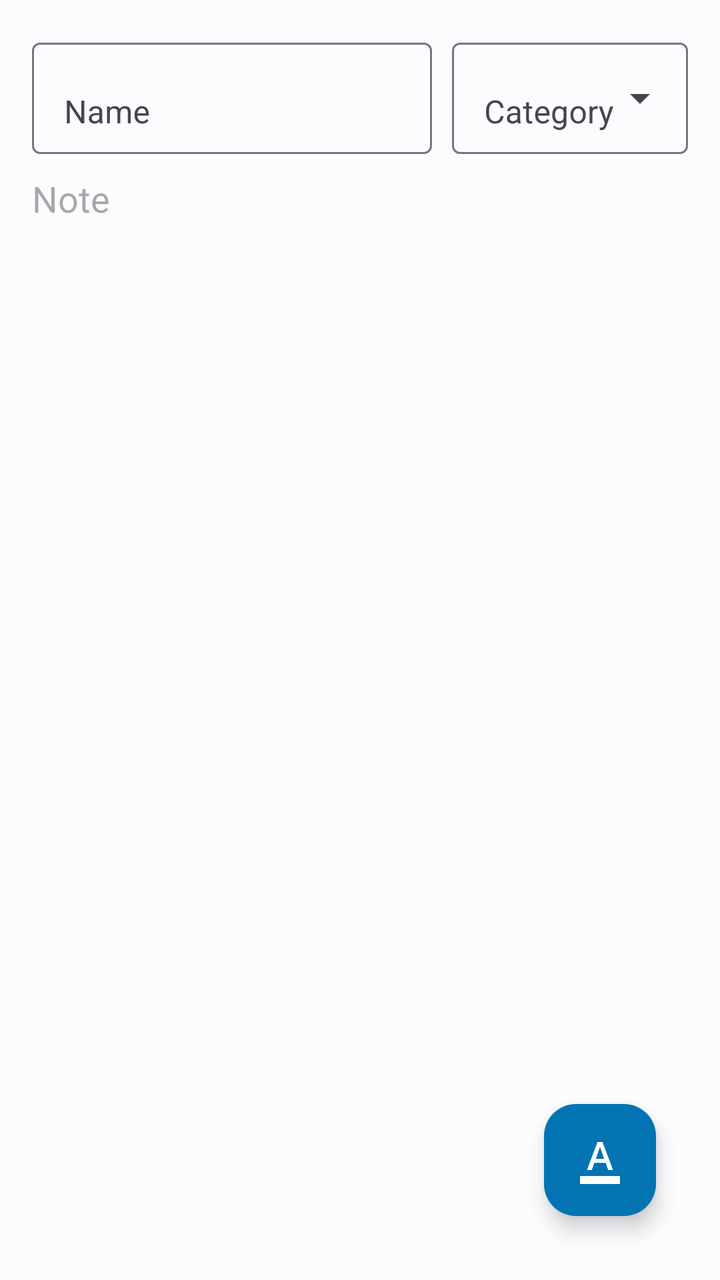
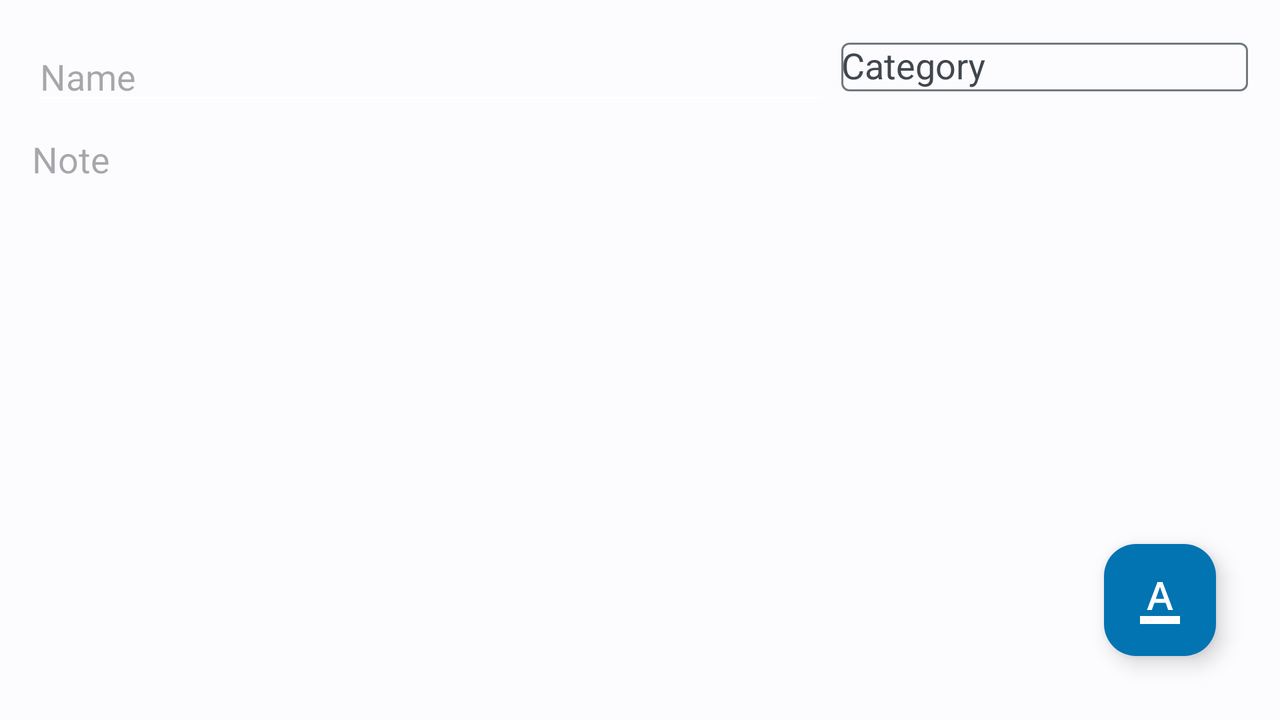

One screen, two layout resources from the same app: the default and the repository's alternative for another configuration. Each is rendered where Android would select it; the XML of both is given below.
<!-- AndroidManifest.xml: application theme AppTheme -->
<!-- res/layout/activity_text_note.xml -->
<?xml version="1.0" encoding="utf-8"?>
<androidx.coordinatorlayout.widget.CoordinatorLayout xmlns:android="http://schemas.android.com/apk/res/android"
    xmlns:tools="http://schemas.android.com/tools"

    android:layout_width="match_parent"
    android:layout_height="match_parent"
    android:orientation="vertical"
    android:paddingBottom="@dimen/activity_vertical_margin"
    android:paddingLeft="@dimen/activity_horizontal_margin"
    android:paddingRight="@dimen/activity_horizontal_margin"
    android:paddingTop="@dimen/activity_vertical_margin"
    tools:context=".ui.notes.TextNoteActivity">

    <LinearLayout
        android:layout_width="match_parent"
        android:layout_height="match_parent"
        android:orientation="vertical">

        <include layout="@layout/note_header" />

            <EditText
                android:layout_width="match_parent"
                android:layout_height="match_parent"
                android:inputType="textMultiLine|textCapSentences"
                android:scrollbars="vertical"
                android:gravity="top"
                android:id="@+id/etContent"
                android:background="@android:color/transparent"
                android:autoLink="all"
                android:hint="@string/hint_note"
                android:layout_marginTop="10dp"
                android:layout_marginBottom="10dp"/>
    </LinearLayout>

    <include layout="@layout/text_note_fab"/>

</androidx.coordinatorlayout.widget.CoordinatorLayout>
<!-- res/layout/note_header.xml (included above) -->
<?xml version="1.0" encoding="utf-8"?>
<LinearLayout
    xmlns:android="http://schemas.android.com/apk/res/android"
    android:layout_width="match_parent"
    android:layout_height="wrap_content"
    android:orientation="horizontal"
    android:weightSum="1">

    <com.google.android.material.textfield.TextInputLayout
        android:layout_width="wrap_content"
        android:layout_height="wrap_content"
        android:layout_weight="0.7"
        android:layout_gravity="center"
        android:layout_marginEnd="10dp"
        android:hint="@string/hint_name"
        android:theme="@style/AppTheme.NoteHeader.Title">
        <com.google.android.material.textfield.TextInputEditText
            android:id="@+id/etName"
            android:layout_width="match_parent"
            android:layout_height="wrap_content"
            android:inputType="textCapSentences"
            android:singleLine="true" />
    </com.google.android.material.textfield.TextInputLayout>

    <com.google.android.material.textfield.TextInputLayout
        android:id="@+id/tilCategory"
        android:layout_width="wrap_content"
        android:layout_height="match_parent"
        android:hint="@string/action_category"
        android:layout_weight="0.3"
        android:theme="@style/AppTheme.NoteHeader.Category">
        <com.google.android.material.textfield.MaterialAutoCompleteTextView
            android:id="@+id/spinner_category"
            android:layout_width="match_parent"
            android:layout_height="match_parent"
            android:inputType="none"
            android:singleLine="true"
            android:textColor="?attr/editTextColor"
            android:scrollbars="vertical" />
    </com.google.android.material.textfield.TextInputLayout>

</LinearLayout>
<!-- res/layout/text_note_fab.xml (included above) -->
<?xml version="1.0" encoding="utf-8"?>
<androidx.coordinatorlayout.widget.CoordinatorLayout
    xmlns:android="http://schemas.android.com/apk/res/android"
    xmlns:app="http://schemas.android.com/apk/res-auto"

    android:layout_width="wrap_content"
    android:layout_height="wrap_content"
    android:layout_gravity="bottom|end"
    android:padding="@dimen/fab_margin"
    android:orientation="vertical"
    android:clipChildren="false"
    android:clipToPadding="false">

    <com.google.android.material.circularreveal.CircularRevealLinearLayout
        android:layout_width="wrap_content"
        android:layout_height="wrap_content"
        android:layout_gravity="center"
        android:layout_centerHorizontal="true"
        android:visibility="invisible"
        android:background="@android:color/transparent"
        android:layout_marginBottom="@dimen/fab_size_normal"
        app:layout_behavior="@string/fab_transformation_scrim_behavior">

        <LinearLayout
            android:id="@+id/fab_menu_wrapper"
            android:layout_width="wrap_content"
            android:layout_height="wrap_content"
            android:orientation="vertical">

            <com.google.android.material.floatingactionbutton.FloatingActionButton
                android:id="@+id/btn_bold"
                android:layout_width="wrap_content"
                android:layout_height="wrap_content"
                android:layout_gravity="center_horizontal"
                android:src="@drawable/ic_baseline_format_bold_24"
                android:text="@string/action_bold"
                android:textSize="24sp"
                android:textStyle="bold"
                app:tint="@color/white"
                app:backgroundTint="@color/colorAccent"
                app:fabSize="mini" />
            <com.google.android.material.floatingactionbutton.FloatingActionButton
                android:id="@+id/btn_italics"
                android:layout_width="wrap_content"
                android:layout_height="wrap_content"
                android:layout_gravity="center_horizontal"
                android:src="@drawable/ic_baseline_format_italic_24"
                android:text="@string/action_italics"
                android:textSize="24sp"
                android:textStyle="italic"
                app:tint="@color/white"
                app:backgroundTint="@color/colorAccent"
                app:fabSize="mini" />
            <com.google.android.material.floatingactionbutton.FloatingActionButton
                android:id="@+id/btn_underline"
                android:layout_width="wrap_content"
                android:layout_height="wrap_content"
                android:layout_gravity="center_horizontal"
                android:src="@drawable/ic_baseline_format_underlined_24"
                android:text="@string/action_underline"
                android:textSize="24sp"
                app:tint="@color/white"
                app:backgroundTint="@color/colorAccent"
                app:fabSize="mini" />

        </LinearLayout>
    </com.google.android.material.circularreveal.CircularRevealLinearLayout>

    <com.google.android.material.floatingactionbutton.FloatingActionButton
        android:id="@+id/fab_menu"
        android:layout_width="wrap_content"
        android:layout_height="wrap_content"
        android:layout_gravity="bottom|end"
        android:src="@drawable/ic_baseline_format_color_text_24"
        android:contentDescription="@string/text_note_fab_menu_desc"
        app:tint="@color/white"
        app:backgroundTint="@color/colorAccent"
        app:borderWidth="0dp" />
</androidx.coordinatorlayout.widget.CoordinatorLayout>
<!-- resources referenced by this layout -->
<resources>
  <color name="colorAccent">#0274B2</color>
  <color name="white">#ffffff</color>
  <dimen name="activity_horizontal_margin">16dp</dimen>
  <dimen name="activity_vertical_margin">16dp</dimen>
  <dimen name="fab_margin">16dp</dimen>
  <string name="action_bold">B</string>
  <string name="action_category">Category</string>
  <string name="action_italics">I</string>
  <string name="action_underline"><u>U</u></string>
  <string name="hint_name">Name</string>
  <string name="hint_note">Note</string>
  <string name="text_note_fab_menu_desc">Formatting</string>
  <style name="AppTheme.NoteHeader.Category" parent="Widget.MaterialComponents.TextInputLayout.FilledBox.ExposedDropdownMenu" />
  <style name="AppTheme.NoteHeader.Title" parent="Widget.MaterialComponents.TextInputLayout.FilledBox" />
  <color name="colorPrimaryDark">#024265</color>
  <color name="colorSurface">#FFFFFF</color>
  <color name="colorBackground">#FFFFFF</color>
  <color name="colorBackgroundDark">#050a0f</color>
  <color name="seed">#024265</color>
  <color name="md_theme_light_onPrimary">#FFFFFF</color>
  <color name="md_theme_light_primaryContainer">#CCE5FF</color>
  <color name="md_theme_light_onPrimaryContainer">#001E31</color>
  <color name="md_theme_light_secondary">#006399</color>
  <color name="md_theme_light_onSecondary">#FFFFFF</color>
  <color name="md_theme_light_secondaryContainer">#CDE5FF</color>
  <color name="md_theme_light_onSecondaryContainer">#001D32</color>
  <color name="md_theme_light_tertiary">#006B56</color>
  <color name="md_theme_light_onTertiary">#FFFFFF</color>
  <color name="md_theme_light_tertiaryContainer">#7EF8D5</color>
  <color name="md_theme_light_onTertiaryContainer">#002018</color>
  <color name="md_theme_light_error">#BA1A1A</color>
  <color name="md_theme_light_errorContainer">#FFDAD6</color>
  <color name="md_theme_light_onError">#FFFFFF</color>
  <color name="md_theme_light_onErrorContainer">#410002</color>
  <color name="md_theme_light_background">#FCFCFF</color>
  <color name="md_theme_light_onBackground">#1A1C1E</color>
  <color name="md_theme_light_surface">#FCFCFF</color>
  <color name="md_theme_light_onSurface">#1A1C1E</color>
  <color name="md_theme_light_surfaceVariant">#DEE3EB</color>
  <color name="md_theme_light_onSurfaceVariant">#42474E</color>
  <color name="md_theme_light_outline">#72787E</color>
  <color name="md_theme_light_inverseOnSurface">#F0F0F4</color>
  <color name="md_theme_light_inverseSurface">#2F3133</color>
  <color name="md_theme_light_inversePrimary">#91CDFF</color>
  <color name="black">#000000</color>
  <color name="colorSecuso">#024265</color>
  <style name="AppTheme.ActionBar" parent="Widget.Material3.Toolbar">
          <item name="android:background">@color/colorSecuso</item>
          <item name="navigationIconTint">@color/white</item>
          <item name="titleTextColor">@color/white</item>
          <item name="subtitleTextColor">@color/white</item>
      </style>
  <style name="AppTheme.PopupOverlay.DialogAlert" parent="@style/SimpleDialogTheme.Material3">
          <item name="colorControlNormal">@color/colorSecuso</item>
      </style>
  <style name="ThemeOverlay.App.Preference" parent="PreferenceThemeOverlay">
          <item name="switchPreferenceCompatStyle">@style/PreferenceMaterialSwitch</item>
      </style>
  <style name="AppTheme.ActionBar.OverflowMenu" parent="Widget.Material3.Toolbar">
          <item name="android:src">@drawable/baseline_more_vert_white</item>
          <item name="android:paddingEnd">10dp</item>
      </style>
  <style name="PreferenceMaterialSwitch" parent="@style/Preference.SwitchPreferenceCompat.Material">
          <item name="widgetLayout">@layout/preference_switch</item>
      </style>
  <!-- some entries are left out for length -->
</resources>
<!-- res/layout-land/activity_text_note.xml (the repository's variant of the layout above) -->
<!-- drawn on the phone turned sideways -->
<?xml version="1.0" encoding="utf-8"?>
<androidx.coordinatorlayout.widget.CoordinatorLayout
    xmlns:android="http://schemas.android.com/apk/res/android"
    xmlns:tools="http://schemas.android.com/tools"
    xmlns:fab="http://schemas.android.com/apk/res-auto"
    android:layout_width="match_parent"
    android:layout_height="match_parent"
    android:orientation="vertical"
    android:paddingBottom="@dimen/activity_vertical_margin"
    android:paddingLeft="@dimen/activity_horizontal_margin"
    android:paddingRight="@dimen/activity_horizontal_margin"
    android:paddingTop="@dimen/activity_vertical_margin"
    tools:context=".ui.notes.TextNoteActivity">

    <LinearLayout
        android:layout_width="match_parent"
        android:layout_height="match_parent"
        android:orientation="vertical"
        android:layout_weight="1">

        <LinearLayout
            android:layout_width="match_parent"
            android:layout_height="wrap_content"
            android:orientation="horizontal"
            android:weightSum="1">

            <EditText
                android:layout_width="wrap_content"
                android:layout_height="wrap_content"
                android:id="@+id/etName"
                android:singleLine="true"
                android:hint="@string/hint_name"
                android:layout_weight="0.7"
                android:layout_marginEnd="5dp"
                android:inputType="text" />
            <com.google.android.material.textfield.TextInputLayout
                style="@style/AppTheme.Category.ExposedDropdownMenu"
                android:id="@+id/textInputLayout"
                android:layout_width="wrap_content"
                android:layout_height="match_parent"
                android:hint="@string/action_category"
                android:layout_weight="0.3">
                <AutoCompleteTextView
                    android:id="@+id/spinner_category"
                    android:layout_width="match_parent"
                    android:layout_height="wrap_content"/>
            </com.google.android.material.textfield.TextInputLayout>

        </LinearLayout>

        <ScrollView
            android:id="@+id/scrollView"
            android:layout_width="match_parent"
            android:layout_height="match_parent"
            android:layout_weight="1">

            <EditText
                android:id="@+id/etContent"
                android:layout_width="match_parent"
                android:layout_height="wrap_content"
                android:layout_marginTop="10dp"
                android:background="@android:color/transparent"
                android:ems="10"
                android:hint="@string/hint_note"
                android:inputType="textMultiLine"
                android:imeOptions="flagNoExtractUi"/>
        </ScrollView>

    </LinearLayout>

   <include layout="@layout/text_note_fab" />

</androidx.coordinatorlayout.widget.CoordinatorLayout>
<!-- resources referenced by the variant -->
<!-- as the phone turned sideways resolves them -->
<resources>
  <color name="colorAccent">#0274B2</color>
  <color name="white">#ffffff</color>
  <dimen name="activity_horizontal_margin">16dp</dimen>
  <dimen name="activity_vertical_margin">16dp</dimen>
  <dimen name="fab_margin">16dp</dimen>
  <!-- drawable ic_baseline_format_italic_24 (drawable) -->
  <vector android:height="24dp" android:tint="#FAFAFA"
      android:viewportHeight="24" android:viewportWidth="24"
      android:width="24dp" xmlns:android="http://schemas.android.com/apk/res/android">
      <path android:fillColor="@android:color/white" android:pathData="M10,4v3h2.21l-3.42,8H6v3h8v-3h-2.21l3.42,-8H18V4z"/>
  </vector>
  <string name="action_bold">B</string>
  <string name="action_category">Category</string>
  <string name="action_italics">I</string>
  <string name="action_underline"><u>U</u></string>
  <string name="hint_name">Name</string>
  <string name="hint_note">Note</string>
  <string name="text_note_fab_menu_desc">Formatting</string>
  <color name="colorPrimaryDark">#024265</color>
  <color name="colorSurface">#FFFFFF</color>
  <color name="colorBackground">#FFFFFF</color>
  <color name="colorBackgroundDark">#050a0f</color>
  <color name="seed">#024265</color>
  <color name="md_theme_light_onPrimary">#FFFFFF</color>
  <color name="md_theme_light_primaryContainer">#CCE5FF</color>
  <color name="md_theme_light_onPrimaryContainer">#001E31</color>
  <color name="md_theme_light_secondary">#006399</color>
  <color name="md_theme_light_onSecondary">#FFFFFF</color>
  <color name="md_theme_light_secondaryContainer">#CDE5FF</color>
  <color name="md_theme_light_onSecondaryContainer">#001D32</color>
  <color name="md_theme_light_tertiary">#006B56</color>
  <color name="md_theme_light_onTertiary">#FFFFFF</color>
  <color name="md_theme_light_tertiaryContainer">#7EF8D5</color>
  <color name="md_theme_light_onTertiaryContainer">#002018</color>
  <color name="md_theme_light_error">#BA1A1A</color>
  <color name="md_theme_light_errorContainer">#FFDAD6</color>
  <color name="md_theme_light_onError">#FFFFFF</color>
  <color name="md_theme_light_onErrorContainer">#410002</color>
  <color name="md_theme_light_background">#FCFCFF</color>
  <color name="md_theme_light_onBackground">#1A1C1E</color>
  <color name="md_theme_light_surface">#FCFCFF</color>
  <color name="md_theme_light_onSurface">#1A1C1E</color>
  <color name="md_theme_light_surfaceVariant">#DEE3EB</color>
  <color name="md_theme_light_onSurfaceVariant">#42474E</color>
  <color name="md_theme_light_outline">#72787E</color>
  <color name="md_theme_light_inverseOnSurface">#F0F0F4</color>
  <color name="md_theme_light_inverseSurface">#2F3133</color>
  <color name="md_theme_light_inversePrimary">#91CDFF</color>
  <color name="black">#000000</color>
  <color name="colorSecuso">#024265</color>
  <style name="AppTheme.ActionBar" parent="Widget.Material3.Toolbar">
          <item name="android:background">@color/colorSecuso</item>
          <item name="navigationIconTint">@color/white</item>
          <item name="titleTextColor">@color/white</item>
          <item name="subtitleTextColor">@color/white</item>
      </style>
  <style name="AppTheme.PopupOverlay.DialogAlert" parent="@style/SimpleDialogTheme.Material3">
          <item name="colorControlNormal">@color/colorSecuso</item>
      </style>
  <style name="ThemeOverlay.App.Preference" parent="PreferenceThemeOverlay">
          <item name="switchPreferenceCompatStyle">@style/PreferenceMaterialSwitch</item>
      </style>
  <style name="AppTheme.ActionBar.OverflowMenu" parent="Widget.Material3.Toolbar">
          <item name="android:src">@drawable/baseline_more_vert_white</item>
          <item name="android:paddingEnd">10dp</item>
      </style>
  <style name="PreferenceMaterialSwitch" parent="@style/Preference.SwitchPreferenceCompat.Material">
          <item name="widgetLayout">@layout/preference_switch</item>
      </style>
  <!-- some entries are left out for length -->
</resources>
